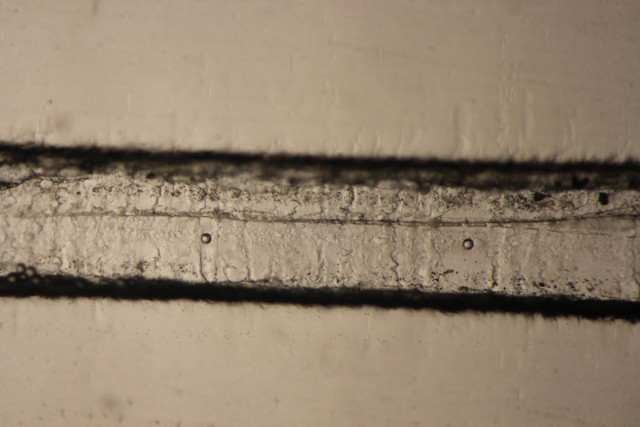
#> input picture DetectionSoftware/HOGDetector12Images/test_image2.jpg, 640 x 427 px, given in place of the camera
$ python RecordingSquare.py   (older library calls are emulated)
#> lines starting #> are read from the running program, lines starting #| are printed output that depends on the picture
from imutils.video import VideoStream
import numpy as np
import argparse
import imutils
import time
import cv2

ap = argparse.ArgumentParser()
ap.add_argument("-p", "--picamera", type=int, default=1,
                help="wether or not the Raspberry Pi camera should be used")
ap.add_argument("-f", "--fps", type = int, default=20,
                help="FPS of output video")
ap.add_argument("-c", "--codec", type=str, default="XVID",
                help="codec of output video")
args = vars(ap.parse_args())

print("[INFO] warming up camera...")
vs = VideoStream(usePiCamera=args["picamera"]>0).start()
time.sleep(2.0)

fourcc = cv2.cv.FOURCC(*args["codec"])
writer = None
(h,w) = (None, None)
zeros = None

while True:
    frame = vs.read()
#> frame is the input picture: shape (427, 640, 3); mean B, G, R 109.9, 130.3, 147.7
    frame = imutils.resize(frame, width=500)
#> frame: shape (333, 500, 3)


    if writer is None:
        (h,w) = frame.shape[:2]
#> h = 333; w = 500
        writer=cv2.VideoWriter("test.avi", fourcc, args["fps"],
                               (w*2,h*2), True)
        zeros = np.zeros((h,w), dtype="uint8")

    (B,G,R) = cv2.split(frame)
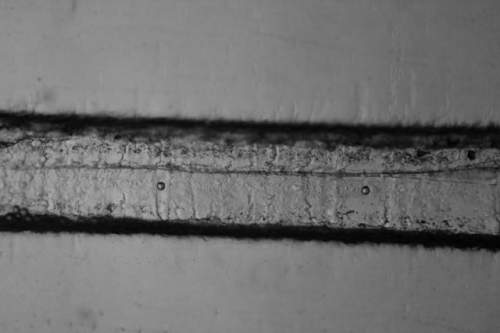
#> B: shape (333, 500); min 0, max 174, mean 109.9
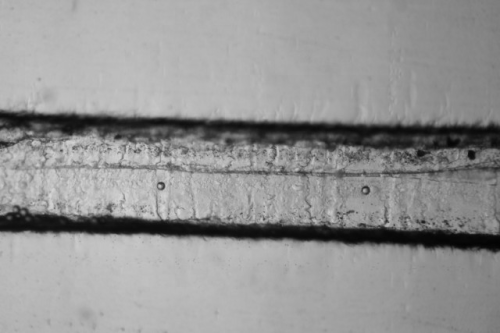
#> R: shape (333, 500); min 3, max 214, mean 147.7
    R = cv2.merge([zeros, zeros, R])
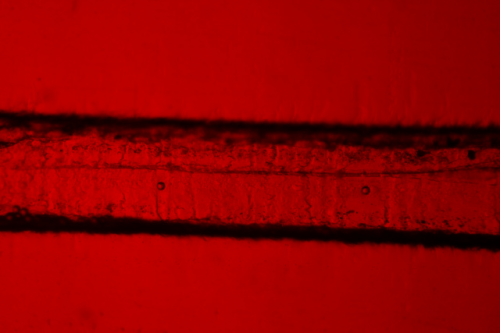
#> R: shape (333, 500, 3); mean of channels 0, 1, 2 0, 0, 147.7; drawn as B, G, R
    G = cv2.merge([zeros, G, zeros])
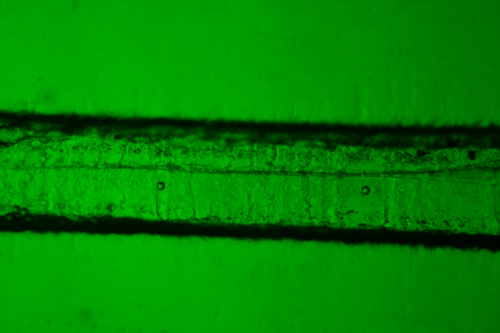
#> G: shape (333, 500, 3); mean of channels 0, 1, 2 0, 130.3, 0; drawn as B, G, R
    B = cv2.merge([B, zeros, zeros])
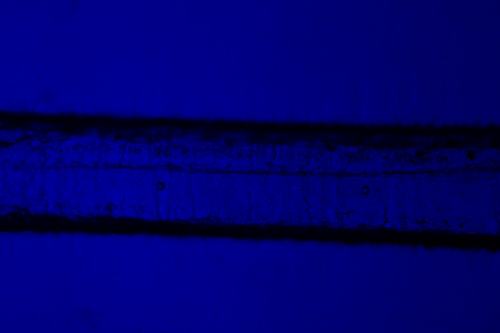
#> B: shape (333, 500, 3); mean of channels 0, 1, 2 109.9, 0, 0; drawn as B, G, R

    output = np.zeros((h*2, w*2, 3), dtype="uint8")
    output[0:h, 0:w] = frame
    output[0:h, w:w*2]=R
    output[h:h*2,w:w*2]=G
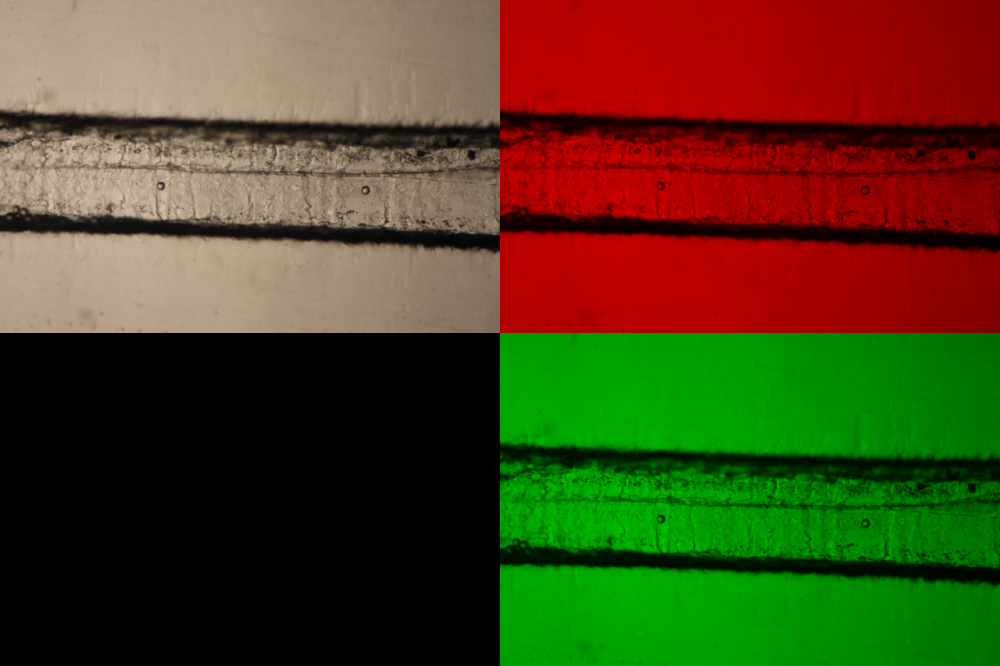
#> output: shape (666, 1000, 3); mean B, G, R 27.5, 65.2, 73.8
    output[h:h*2, 0:w]=B
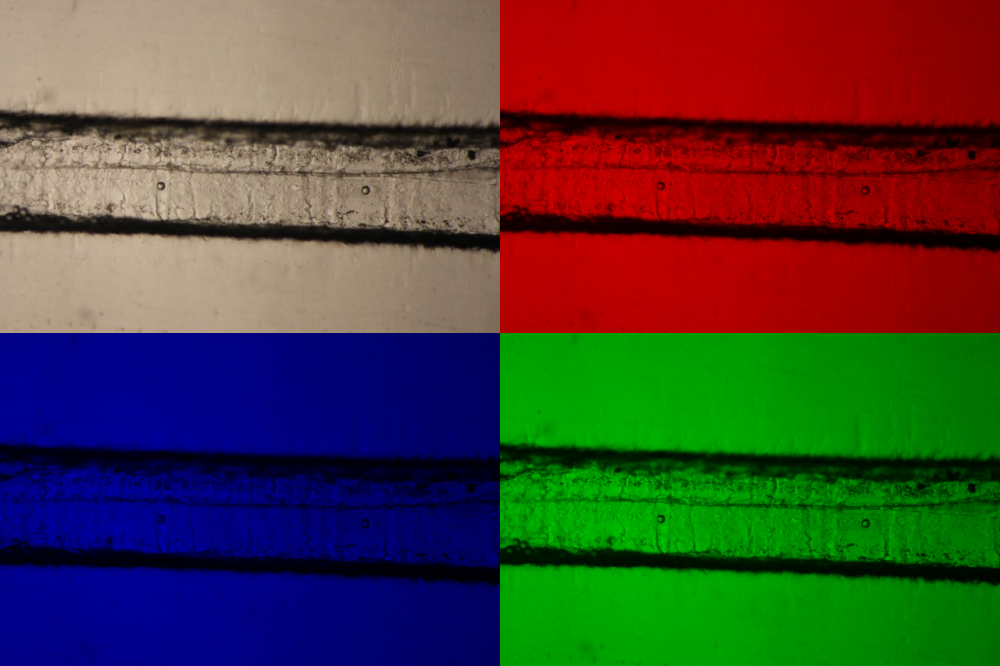
#> output: shape (666, 1000, 3); mean B, G, R 55, 65.2, 73.8

    writer.write(output)

    #cv2.imshow("Frame", frame)
    cv2.imshow("Output", output)
    key = cv2.waitKey(1)& 0xFF
#> (key q is pressed here)

    if key == ord("q"):
        break
print("[INFO] cleaning up...")
cv2.destroyAllWindows()
writer.release()

$ run again, on DetectionSoftware/HOGDetector12Images/test_image4.jpg
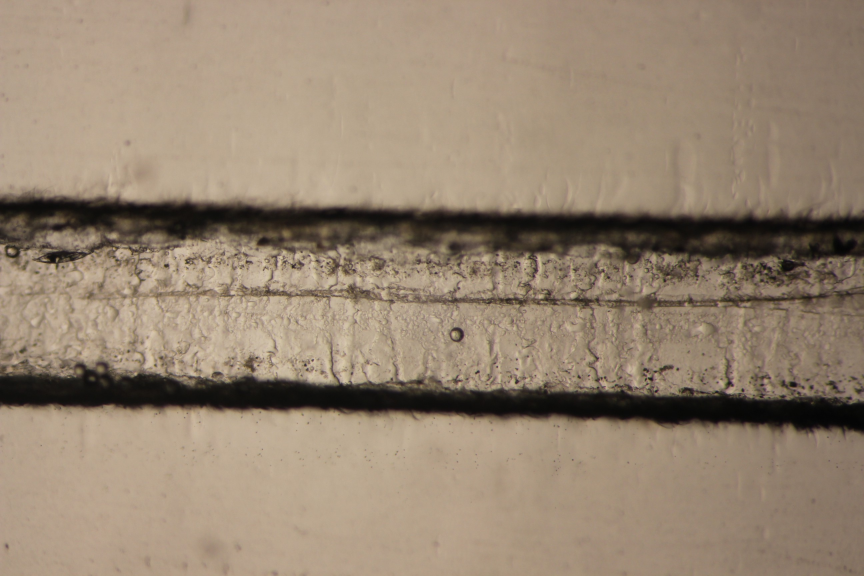
#> input picture DetectionSoftware/HOGDetector12Images/test_image4.jpg, 2592 x 1728 px, given in place of the camera (shown at 1/3 size)
#> frame is the input picture: shape (1728, 2592, 3); mean B, G, R 113.3, 132.8, 150.3
#> frame: shape (333, 500, 3)
#> `B = cv2.merge([B, zeros, zeros])`:
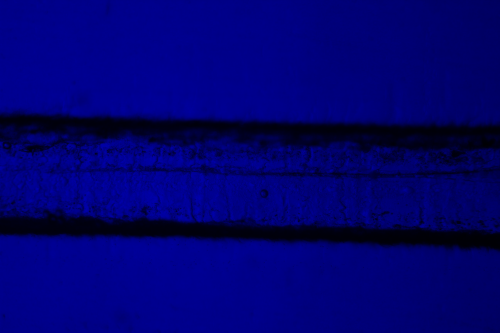
#> B: shape (333, 500, 3); mean of channels 0, 1, 2 113.3, 0, 0; drawn as B, G, R
#> `output[h:h*2, 0:w]=B`:
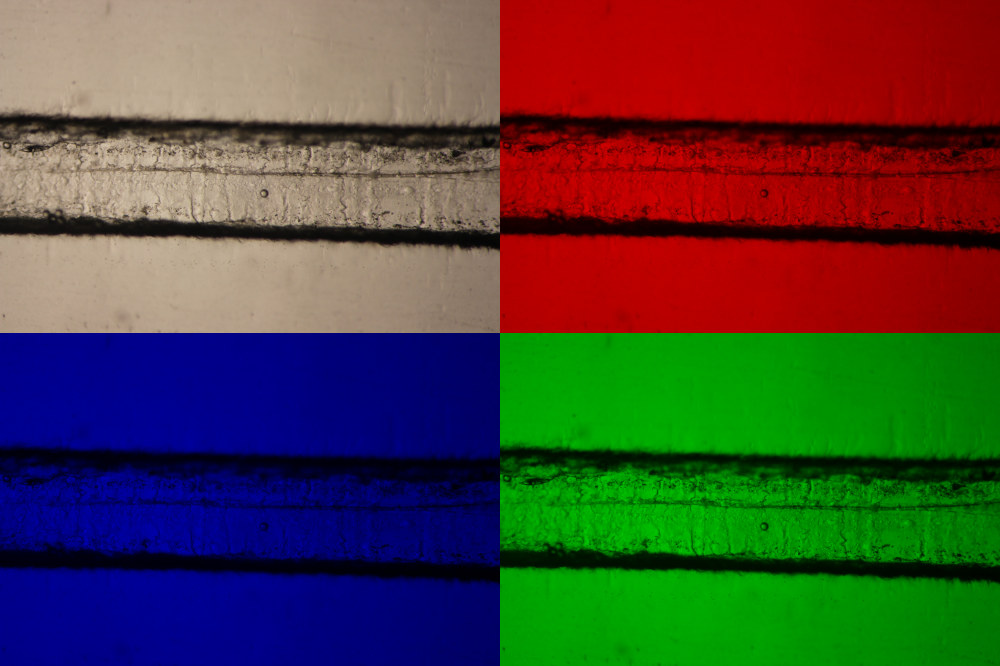
#> output: shape (666, 1000, 3); mean B, G, R 56.6, 66.4, 75.2

$ run again, on DetectionSoftware/HOGDetector12Images/test_image5.jpg
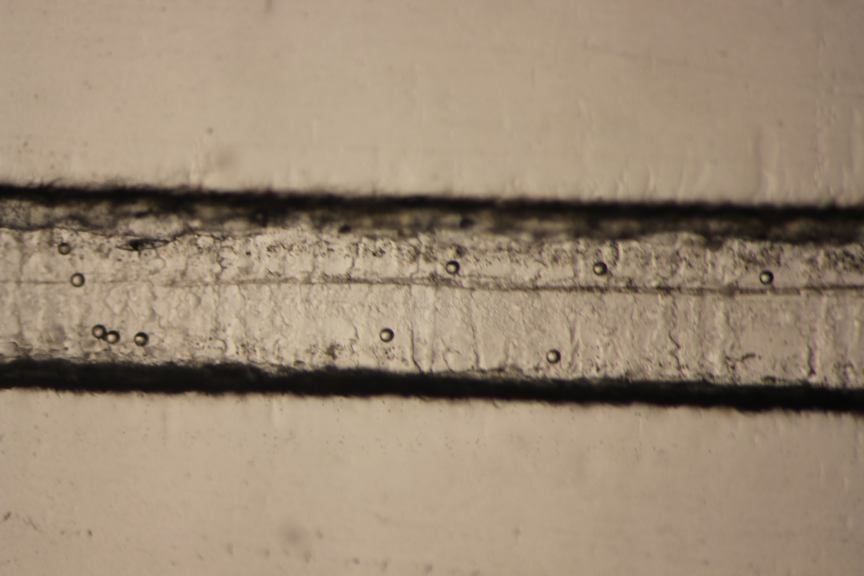
#> input picture DetectionSoftware/HOGDetector12Images/test_image5.jpg, 2592 x 1728 px, given in place of the camera (shown at 1/3 size)
#> frame is the input picture: shape (1728, 2592, 3); mean B, G, R 116, 136.5, 154.5
#> frame: shape (333, 500, 3)
#> `B = cv2.merge([B, zeros, zeros])`:
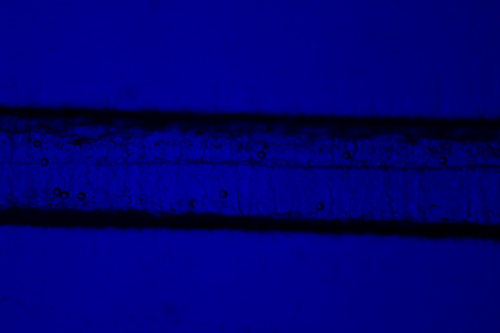
#> B: shape (333, 500, 3); mean of channels 0, 1, 2 116, 0, 0; drawn as B, G, R
#> `output[h:h*2, 0:w]=B`:
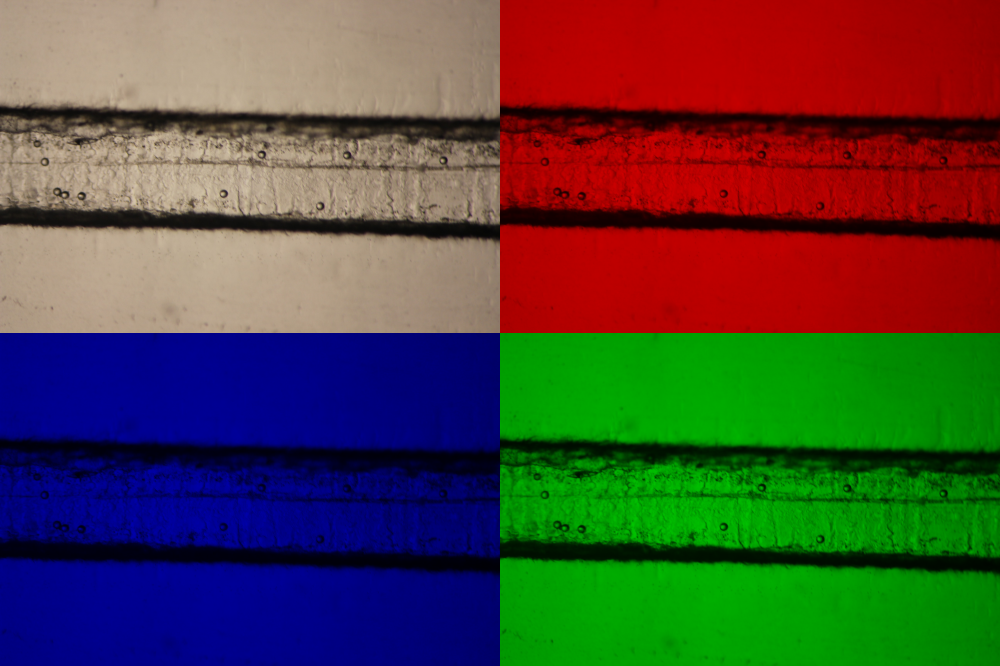
#> output: shape (666, 1000, 3); mean B, G, R 58, 68.3, 77.2
